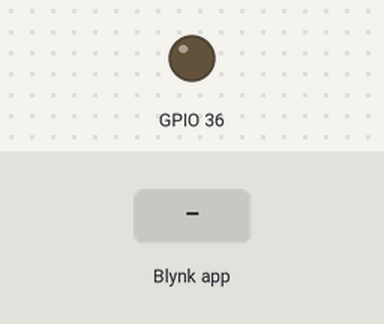
A sketch run on a simulated ESP32. Shown: output pins drawn as LEDs (lit = HIGH). The test bench sets the inputs (shaded band). WiFi joins after 1.5 s; servers stay silent unless stated; what the sketch prints to the serial monitor is not drawn.

Above: at 3.0 s.
3.1 s: Blynk app writes 200 to V2
At 4.3 s:
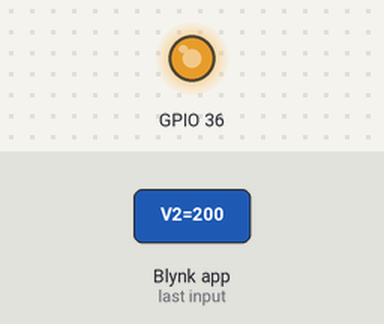
4.6 s: Blynk app writes 1 to V2
At 5.6 s:
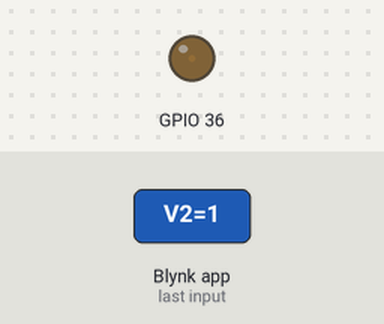
6.1 s: Blynk app writes 200 to V2
At 6.8 s:
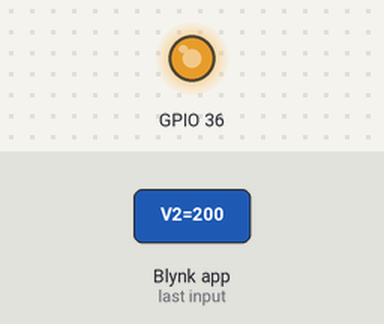
9.1 s: Blynk app writes 0 to V2
At 10.3 s:
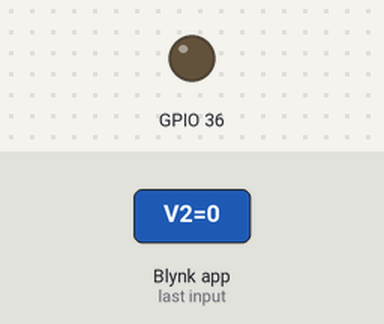
Timing chart, 0 to 12.1 s (numbered marks = the images above; inputs shaded):
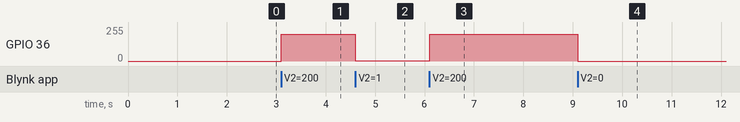

The sketch:

ese3500_lab4.ino
```cpp
#define BLYNK_PRINT Serial

/* Fill-in your Template ID (only if using Blynk.Cloud) */
#define BLYNK_TEMPLATE_ID "TMPLyXkCfiKb"
#define BLYNK_TEMPLATE_NAME "ESE3500 Lab 4"
#define BLYNK_AUTH_TOKEN "DOpuaQzwvyPykiSPOuxQ0YtdFUlYkySO"

#include <WiFi.h>
#include <WiFiClient.h>
#include <BlynkSimpleEsp32.h>

// You should get Auth Token in the Blynk App.
// Go to the Project Settings (nut icon).
char auth[] = BLYNK_AUTH_TOKEN;

// Your WiFi credentials.
// Set password to "" for open networks.
char ssid[] = "Emily Phone";
char pass[] = "12345678";

int sensorValue;

BLYNK_WRITE(V2) {
  sensorValue = param.asInt();
  analogWrite(A0, sensorValue);
}

void setup()
{
  // Debug console
  Serial.begin(115200);
  Blynk.begin(auth, ssid, pass);
}

void loop()
{
  Blynk.run();

  Serial.print("Sensor value: ");
  Serial.println(sensorValue);
}
```

Measured:
- after the input at 3.1 s, GPIO 36: 0/255 → 200/255 at once
- after the input at 4.6 s, GPIO 36: 200/255 → 1/255 at once
- after the input at 6.1 s, GPIO 36: 1/255 → 200/255 at once
- after the input at 9.1 s, GPIO 36: 200/255 → 0/255 at once
